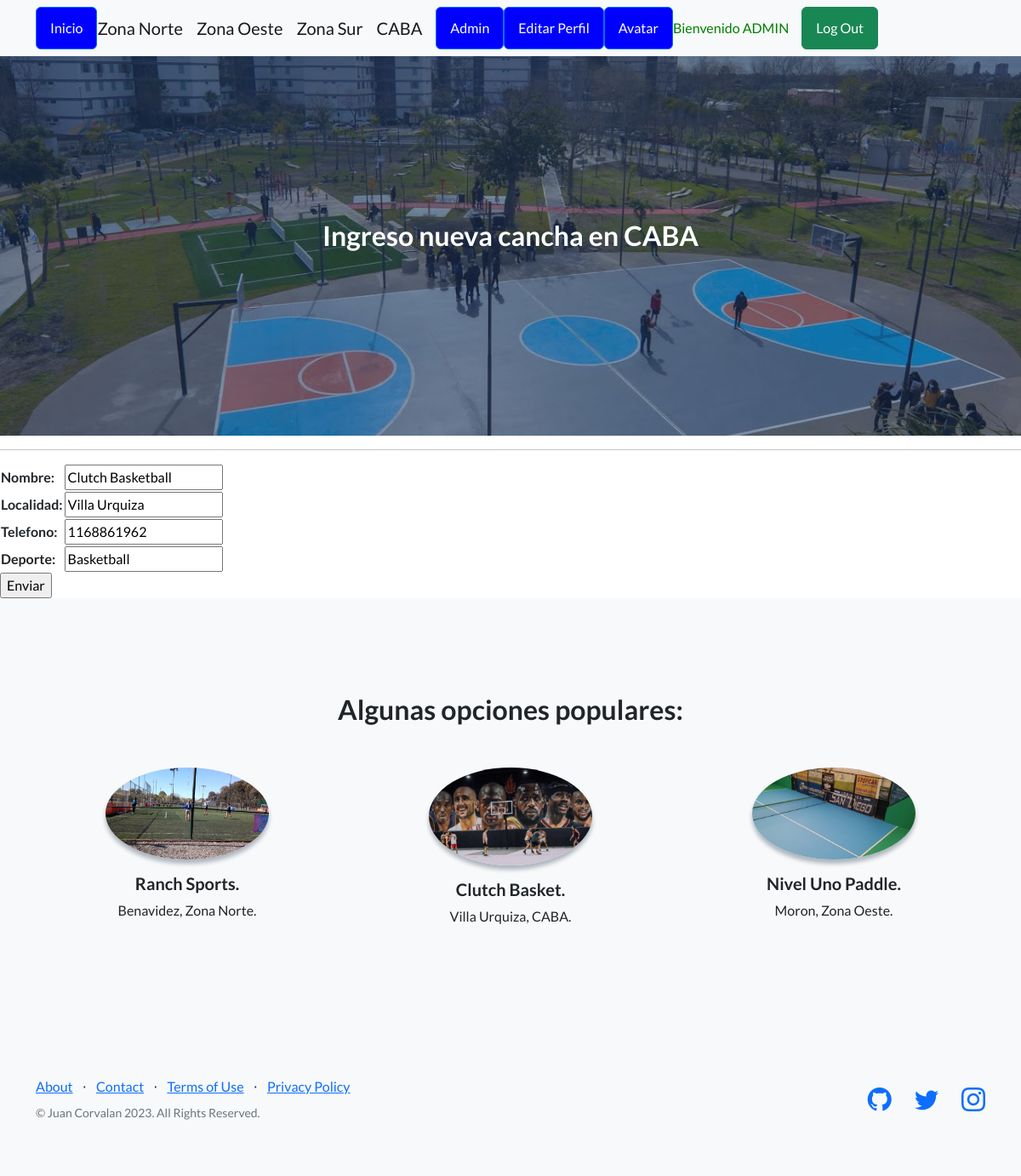
The page /aplicacion/update_caba/1/ (signed in) on the database its author committed.
### aplicacion/models.py (models this page shows, shortened)
class Caba(models.Model):
    nombre = models.CharField(max_length=50)
    localidad = models.CharField(max_length=50)
    telefono = models.IntegerField()
    deporte = models.CharField(max_length=50)

### aplicacion/views.py (the view)
# urls.py: path('update_caba/<int:pk>/', CabaUpdate.as_view(), name="update_caba"),
class CabaUpdate(LoginRequiredMixin, UpdateView):
    model = Caba
    fields = ['nombre', 'localidad', 'telefono', 'deporte']
    success_url = reverse_lazy('caba')

### aplicacion/templates/aplicacion/caba_form.html (shortened to what this page needs)
{% extends "aplicacion/paginaprincipal.html"  %}
{% load static %}
{% block cabecera %}
    Ingreso nueva cancha en CABA
{% endblock cabecera %}
{% block contenido %}
    <form action="" method="POST">
        <table>
            {{ form.as_table }}
        </table>
        <input type="submit" value="Enviar">
    </form>
{% endblock contenido %}

### aplicacion/templates/aplicacion/paginaprincipal.html (shortened to what this page needs)
<!DOCTYPE html>
<html lang="en">
    <head>
        {% load static %}
        <link href="https://cdn.jsdelivr.net/npm/bootstrap-icons@1.5.0/font/bootstrap-icons.css" rel="stylesheet" type="text/css" />
        <link rel="stylesheet" href="https://cdnjs.cloudflare.com/ajax/libs/font-awesome/6.4.0/css/all.min.css"/>
        <link href="{% static 'aplicacion/css/styles.css' %}" rel="stylesheet" />
    </head>
    <body>
<nav class="navbar navbar-light bg-light static-top">
    <div class="container d-flex justify-content-between">
        <div class="d-flex align-items-center">
            <a class="btn btn-primary mr-3" href="{% url 'inicio' %}" style="background-color: blue; color: white;">Inicio</a>
            {% if user.is_authenticated %}
                <a class="navbar-brand mr-3" href="{% url 'zona norte' %}">Zona Norte</a>
                <a class="navbar-brand mr-3" href="{% url 'zona oeste' %}">Zona Oeste</a>
                <a class="navbar-brand mr-3" href="{% url 'zona sur' %}">Zona Sur</a>
                <a class="navbar-brand mr-3" href="{% url 'caba' %}">CABA</a>
                <a class="btn btn-primary mr-3" href="{% url 'admin:index' %}" style="background-color: blue; color: white;">Admin</a>
                <a class="btn btn-primary mr-3" href="{% url 'editar_form' %}" style="background-color: blue; color: white;">Editar Perfil</a>
                <a class="btn btn-primary mr-3" href="{% url 'agregar_avatar' %}" style="background-color: blue; color: white;">Avatar</a>
                <p style="color:green; margin-right: 15px;" class="mb-0">Bienvenido {{ user.username|upper }}</p>
                <a class="btn btn-success ml-auto" href="{% url 'logout' %}">Log Out</a>
            {% endif %}
        </div>
    </div>
</nav>
        <header class="masthead">
            <div class="container position-relative">
                <div class="row justify-content-center">
                    <div class="col-xl-6">
                        <div class="text-center text-white">
                            <h2 class="mb-4">
                                {% block cabecera %}{% endblock cabecera %}
                            </h2>
                        </div>
                    </div>
                </div>
            </div>
        </header>
        <hr>
        {% block contenido %}
        {% endblock contenido %}
       <section class="testimonials text-center bg-light">
            <div class="container">
                <h2 class="mb-5">Algunas opciones populares:</h2>
                <div class="row">
                    <div class="col-lg-4">
                        <div class="testimonial-item mx-auto mb-5 mb-lg-0">
                            <img class="img-fluid rounded-circle mb-3" src="{% static 'aplicacion/assets/img/ranchsports.jpeg' %}" alt="..." />
                            <h5>Ranch Sports.</h5>
                            <p class="font-weight-light mb-0">Benavidez, Zona Norte.</p>
                        </div>
                    </div>
                    <div class="col-lg-4">
                        <div class="testimonial-item mx-auto mb-5 mb-lg-0">
                            <img class="img-fluid rounded-circle mb-3" src="{% static 'aplicacion/assets/img/clutch-caba.jpeg' %}" alt="..." />
                            <h5>Clutch Basket.</h5>
                            <p class="font-weight-light mb-0">Villa Urquiza, CABA.</p>
                        </div>
                    </div>
                    <div class="col-lg-4">
                        <div class="testimonial-item mx-auto mb-5 mb-lg-0">
                            <img class="img-fluid rounded-circle mb-3" src="{% static 'aplicacion/assets/img/2021-03-28.jpg' %}" alt="..." />
                            <h5>Nivel Uno Paddle.</h5>
                            <p class="font-weight-light mb-0">Moron, Zona Oeste.</p>
                        </div>
                    </div>
                </div>
            </div>
        </section>
        <footer class="footer bg-light">
            <div class="container">
                <div class="row">
                    <div class="col-lg-6 h-100 text-center text-lg-start my-auto">
                        <ul class="list-inline mb-2">
                            <li class="list-inline-item"><a href="#!">About</a></li>
                            <li class="list-inline-item">⋅</li>
                            <li class="list-inline-item"><a href="#!">Contact</a></li>
                            <li class="list-inline-item">⋅</li>
                            <li class="list-inline-item"><a href="#!">Terms of Use</a></li>
                            <li class="list-inline-item">⋅</li>
                            <li class="list-inline-item"><a href="#!">Privacy Policy</a></li>
                        </ul>
                        <p class="text-muted small mb-4 mb-lg-0">&copy; Juan Corvalan 2023. All Rights Reserved.</p>
                    </div>
                    <div class="col-lg-6 h-100 text-center text-lg-end my-auto">
                        <ul class="list-inline mb-0">
                            <li class="list-inline-item me-4">
                                <a href="https://github.com/JuaniCorvalan"><i class="bi-github fs-3"></i></a>
                            </li>
                            <li class="list-inline-item me-4">
                                <a href="https://twitter.com/JuaniCorvalan7"><i class="bi-twitter fs-3"></i></a>
                            </li>
                            <li class="list-inline-item">
                                <a href="https://www.instagram.com/juanicorvalan/"><i class="bi-instagram fs-3"></i></a>
                            </li>
                        </ul>
                    </div>
                </div>
            </div>
        </footer>
    </body>
</html>

### rows shown on the page
Caba: nombre "Clutch Basketball", localidad "Villa Urquiza", telefono "1168861962", deporte "Basketball"

### other values the page prints
{{ user.username|upper }} "ADMIN"
